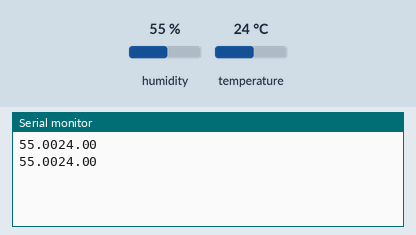
Recording of a sketch running on a simulated Arduino Nano, built with avr-gcc and run on an emulated ATmega328P. Parts: the last lines printed to the serial monitor. The test bench sets the inputs (shaded band); at power-on: humidity 55 %, temperature 24 °C.

Above: at 10.8 s.
10.9 s: humidity set to 22 %
At 16.1 s:
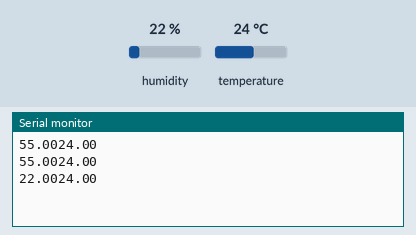
18.4 s: temperature set to 12 °C
At 20.8 s:
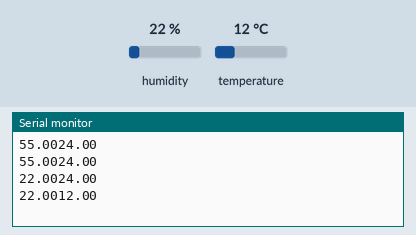
25.9 s: humidity set to 40 %
At 31.4 s:
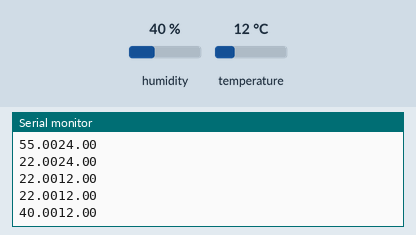
Timing chart, 0 to 32.9 s (numbered marks = the images above; inputs shaded):
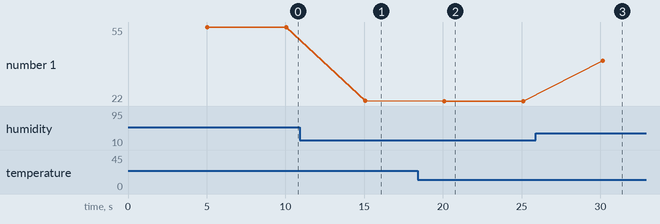

Measured:
- after the input at 10.9 s, the serial monitor: prints a new line after 4.2 s (image 1)
- after the input at 18.4 s, the serial monitor: prints a new line after 1.7 s (image 2)
- after the input at 25.9 s, the serial monitor: prints a new line after 4.2 s (image 3)
- plotted number 1: 55 → 22 after the input at 10.9 s, 22 → 22 after the input at 18.4 s, 22 → 40 after the input at 25.9 s

The sketch:

sensor.ino
```cpp
/*
    IMPORTANTE:
    ----------------------------------
    Dependencias:
        - Libreria DHT.h -> Debe ser instalada por medio del gestor de librerias de Arduino IDE.
        - Driver USB FT232R -> Para que arduino nano pueda ser detectado por el puerto serial.

    Hardware Usado:
        - Arduino Nano rev3 (Clon)
        - DHT11

    Nota: Para poder bootear el codigo en el arduino debe usarse como opcion de processor el ATmega328P (Old Bootloader).

    Codigo elaborado por Sebastian Henao Loaiza y Brayan Stiven Marin Duque
*/

#include "DHT.h"

#define DHTPIN 12
#define DHTTYPE DHT11

DHT dht(DHTPIN, DHTTYPE);

void setup(){
	Serial.begin(9600);
    dht.begin();
}

void loop(){
	delay(5000);

    float humedad = dht.readHumidity();
    float temperatura = dht.readTemperature();

    if (isnan(humedad) || isnan(temperatura)){
        Serial.println("Error");
        return;
    }

/* ATENCION: esto es una chapuza que hice para poder trabajar los datos como un string en JS ruego al que lea esto que si no lo va a mejorar que mejor NO LO TOQUE*/
    String humedad_str = String(humedad);
    String temperatura_str = String(temperatura);

    humedad_str.concat(temperatura_str);

    Serial.print(humedad_str);
    Serial.print("\n");
/*-------------------------PELIGRO----------------------------*/

}
```
